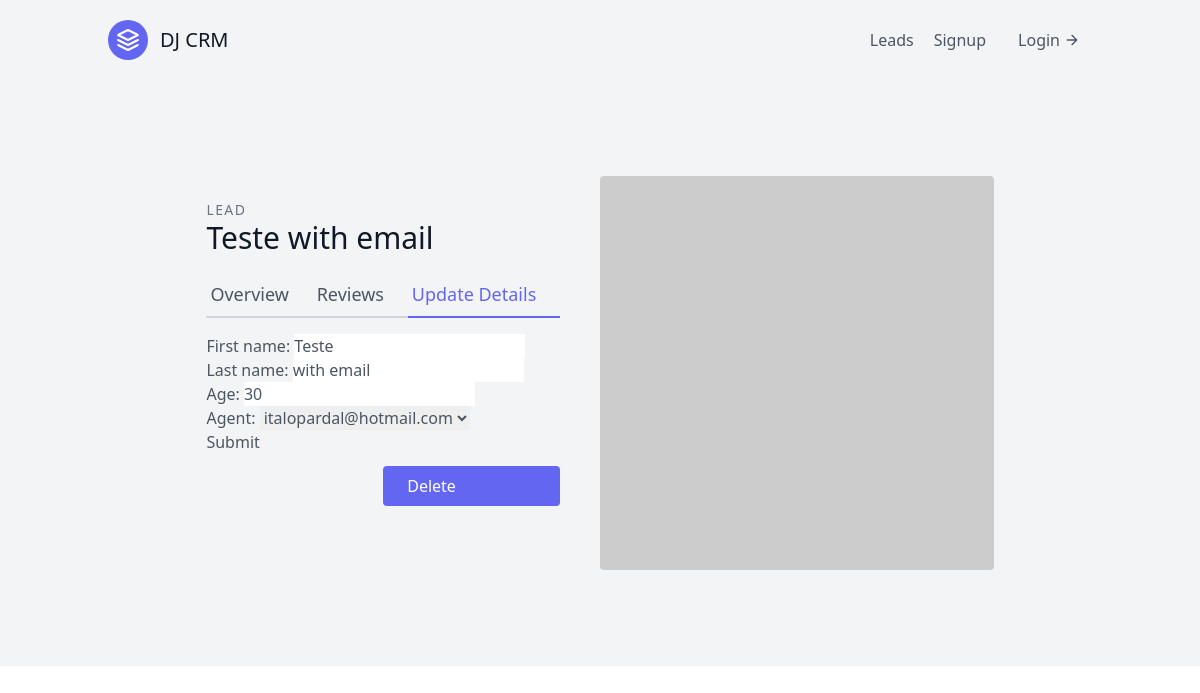
Screenshot of /leads/13/update/ with the database file from the repository.
### leads/models.py (models this page shows, shortened)
class Lead(models.Model):
    first_name = models.CharField(max_length=50)
    last_name = models.CharField(max_length=50)
    age = models.IntegerField(default=0)
    agent = models.ForeignKey("Agent", on_delete=models.CASCADE)

### leads/views.py (the view, shortened to what this page needs)
# urls.py: path("<int:pk>/update/", LeadUpdateView.as_view(), name="lead-update"),
class LeadUpdateView(generic.UpdateView):
    template_name = "leads/lead_update.html"
    queryset = Lead.objects.all()
    form_class = LeadModelForm

### leads/forms.py
class LeadModelForm(forms.ModelForm):
    class Meta:
        model = Lead
        fields = (
            "first_name",
            "last_name",
            "age",
            "agent",
        )

### leads/models.py (called while the page is built)
    def __str__(self):
        return self.user.email

### leads/templates/leads/lead_update.html (shortened to what this page needs)
{% extends "base.html" %}
{% block content %}
<section class="text-gray-600 body-font overflow-hidden">
    <div class="container px-5 py-24 mx-auto">
        <div class="lg:w-4/5 mx-auto flex flex-wrap">
            <div class="lg:w-1/2 w-full lg:pr-10 lg:py-6 mb-6 lg:mb-0">
                <h2 class="text-sm title-font text-gray-500 tracking-widest">LEAD</h2>
                <h1 class="text-gray-900 text-3xl title-font font-medium mb-4">{{ lead.first_name}} {{ lead.last_name}}
                </h1>
                <div class="flex mb-4">
                    <a href="{% url 'leads:lead-detail' lead.pk %}"
                        class="flex-grow border-b-2 border-gray-300 py-2 text-lg px-1">
                        Overview
                    </a>
                    <a class="flex-grow border-b-2 border-gray-300 py-2 text-lg px-1">
                        Reviews
                    </a>
                    <a href="{% url 'leads:lead-update' lead.pk %}"
                        class="flex-grow text-indigo-500 border-b-2 border-indigo-500 py-2 text-lg px-1">
                        Update Details
                    </a>
                </div>
                <form action="" method="POST">
                    {{ form.as_p }}
                    <button type="submit">Submit</button>
                </form>
                <a href="{% url 'leads:lead-delete' lead.pk %}"
                    class="w-1/2 mt-3 flex ml-auto text-white bg-indigo-500 border-0 py-2 px-6 focus:outline-none hover:bg-indigo-600 rounded">
                    Delete</a>
            </div>
            <img alt="ecommerce" class="lg:w-1/2 w-full lg:h-auto h-64 object-cover object-center rounded"
                src="https://dummyimage.com/400x400">
        </div>
    </div>
</section>
{% endblock content %}

### rows the page displays
Lead: first_name "Teste", last_name "with email", age "30", agent "italopardal@hotmail.com"
